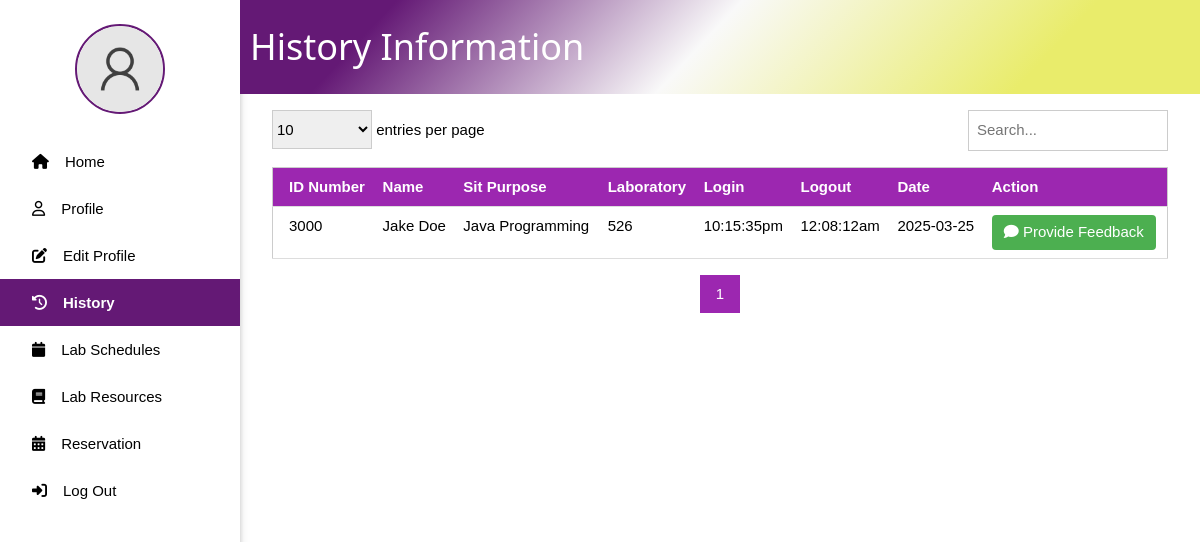
/history.php (signed in), run on an earlier commit of the app's database.
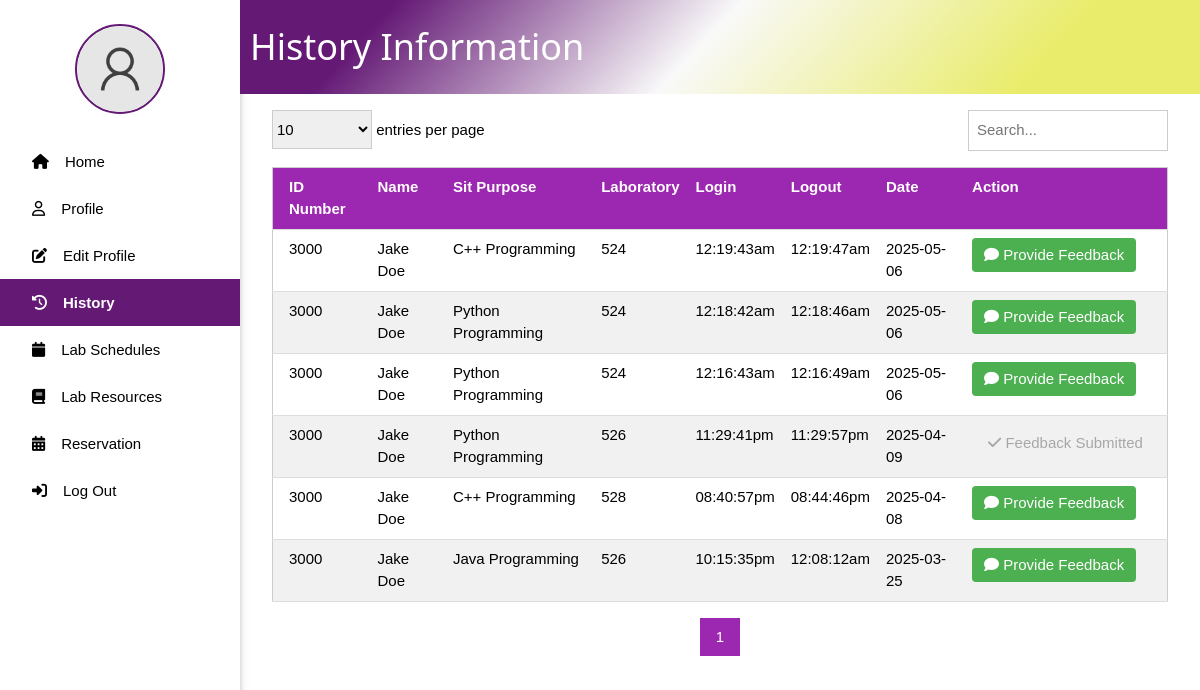
And on a later commit of the database.
### tables this page shows
CREATE TABLE `sitin_records` (
  `ID` int(11) NOT NULL,
  `IDNO` int(11) NOT NULL,
  `PURPOSE` varchar(255) NOT NULL,
  `LABORATORY` varchar(255) NOT NULL,
  `TIME_IN` datetime NOT NULL DEFAULT current_timestamp(),
  `TIME_OUT` datetime DEFAULT NULL
);

CREATE TABLE `feedback` (
  `ID` int(11) NOT NULL,
  `SITIN_RECORD_ID` int(11) NOT NULL,
  `STUDENT_ID` varchar(50) NOT NULL,
  `RATING` int(1) NOT NULL,
  `COMMENT` text DEFAULT NULL,
  `CREATED_AT` timestamp NOT NULL DEFAULT current_timestamp()
);

### history.php (the view, shortened to what the changed rows need)
<?php
include 'connect.php';
$user = isset($_SESSION['user']) ? $_SESSION['user'] : null;
$records_per_page = isset($_GET['entries']) ? (int)$_GET['entries'] : 10;
$page = isset($_GET['page']) ? (int)$_GET['page'] : 1;
$offset = ($page - 1) * $records_per_page;
$search = isset($_GET['search']) ? $conn->real_escape_string($_GET['search']) : '';
$search_condition = " WHERE s.IDNO = " . $user['IDNO'] . " AND s.TIME_OUT IS NOT NULL";
$total_records_query = "SELECT COUNT(*) as count FROM sitin_records s" . $search_condition;
$total_records_result = $conn->query($total_records_query);
$total_records = $total_records_result->fetch_assoc()['count'];
$total_pages = ceil($total_records / $records_per_page);
$sql = "SELECT s.*,
        CONCAT(u.FIRSTNAME, ' ', COALESCE(u.MIDDLENAME, ''), ' ', u.LASTNAME) as NAME,
        f.ID as FEEDBACK_ID,
        f.RATING as FEEDBACK_RATING
        FROM sitin_records s
        LEFT JOIN user u ON s.IDNO = u.IDNO
        LEFT JOIN feedback f ON s.ID = f.SITIN_RECORD_ID AND f.STUDENT_ID = s.IDNO" .
        $search_condition .
        " ORDER BY s.TIME_IN DESC LIMIT $offset, $records_per_page";
$result = $conn->query($sql);
?>
<!DOCTYPE html>
<html lang="en">
<head>
    <link rel="stylesheet" href="w3.css">
    <link rel="stylesheet" href="side_nav.css">
</head>
<body>
    <div style="margin-left:20%">
        <div class="title_page w3-container" style="display: flex; align-items: center;">
            <h1 style="margin-left: 10px; color: #ffff;">History Information</h1>
        </div>
        <div class="w3-container w3-margin">
            <div class="w3-responsive">
                <table class="w3-table-all w3-margin-top">
                    <thead>
                        <tr class="w3-purple">
                            <th>ID Number</th>
                            <th>Name</th>
                            <th>Sit Purpose</th>
                            <th>Laboratory</th>
                            <th>Login</th>
                            <th>Logout</th>
                            <th>Date</th>
                            <th>Action</th>
                        </tr>
                    </thead>
                    <tbody>
                        <?php if ($result->num_rows > 0): ?>
                            <?php while($row = $result->fetch_assoc()): ?>
                                <tr>
                                    <td><?php echo htmlspecialchars($row['IDNO']); ?></td>
                                    <td><?php echo htmlspecialchars($row['NAME']); ?></td>
                                    <td><?php echo htmlspecialchars($row['PURPOSE']); ?></td>
                                    <td><?php echo htmlspecialchars($row['LABORATORY']); ?></td>
                                    <td><?php echo htmlspecialchars(date('h:i:sa', strtotime($row['TIME_IN']))); ?></td>
                                    <td><?php echo $row['TIME_OUT'] ? htmlspecialchars(date('h:i:sa', strtotime($row['TIME_OUT']))) : ''; ?></td>
                                    <td><?php echo htmlspecialchars(date('Y-m-d', strtotime($row['TIME_IN']))); ?></td>
                                    <td>
                                        <?php if ($row['FEEDBACK_ID']): ?>
                                            <button class="w3-button w3-disabled w3-light-grey" disabled>
                                                <i class="fa-solid fa-check"></i> Feedback Submitted
                                            </button>
                                        <?php else: ?>
                                            <button class="feedback-btn" onclick="provideFeedback('<?php echo $row['ID']; ?>')">
                                                <i class="fa-solid fa-comment"></i> Provide Feedback
                                            </button>
                                        <?php endif; ?>
                                    </td>
                                </tr>
                            <?php endwhile; ?>
                        <?php else: ?>
                            <tr>
                                <td colspan="8" class="w3-center">No records found</td>
                            </tr>
                        <?php endif; ?>
                    </tbody>
                </table>
            </div>
            <div class="w3-center w3-margin-top">
                <div class="w3-bar">
                    <?php
                    $start_page = max(1, $page - 2);
                    $end_page = min($total_pages, $page + 2);
                    for ($i = $start_page; $i <= $end_page; $i++):
                    ?>
                        <a href="?page=<?php echo $i; ?>&entries=<?php echo $records_per_page; ?>&search=<?php echo urlencode($search); ?>"
                           class="w3-button <?php echo $i == $page ? 'w3-purple' : ''; ?>"><?php echo $i; ?></a>
                    <?php endfor; ?>
                </div>
            </div>
        </div>
    </div>
</body>
</html>

What changed in the data, as far as the page shows it:
added sitin_records: IDNO "3000", NAME "Jake Doe", PURPOSE "C++ Programming", LABORATORY "524", TIME_IN "12:19:43am", TIME_OUT "12:19:47am", TIME_IN "2025-05-06"
added sitin_records: IDNO "3000", NAME "Jake Doe", PURPOSE "Python Programming", LABORATORY "524", TIME_IN "12:18:42am", TIME_OUT "12:18:46am", TIME_IN "2025-05-06"
added sitin_records: IDNO "3000", NAME "Jake Doe", PURPOSE "Python Programming", LABORATORY "524", TIME_IN "12:16:43am", TIME_OUT "12:16:49am", TIME_IN "2025-05-06"
added feedback: SITIN_RECORD_ID.IDNO "3000", NAME "Jake Doe", SITIN_RECORD_ID.PURPOSE "Python Programming", SITIN_RECORD_ID.LABORATORY "526", SITIN_RECORD_ID.TIME_IN "11:29:41pm", SITIN_RECORD_ID.TIME_OUT "11:29:57pm", SITIN_RECORD_ID.TIME_IN "2025-04-09", shows "Feedback Submitted"
added sitin_records: IDNO "3000", NAME "Jake Doe", PURPOSE "C++ Programming", LABORATORY "528", TIME_IN "08:40:57pm", TIME_OUT "08:44:46pm", TIME_IN "2025-04-08"
